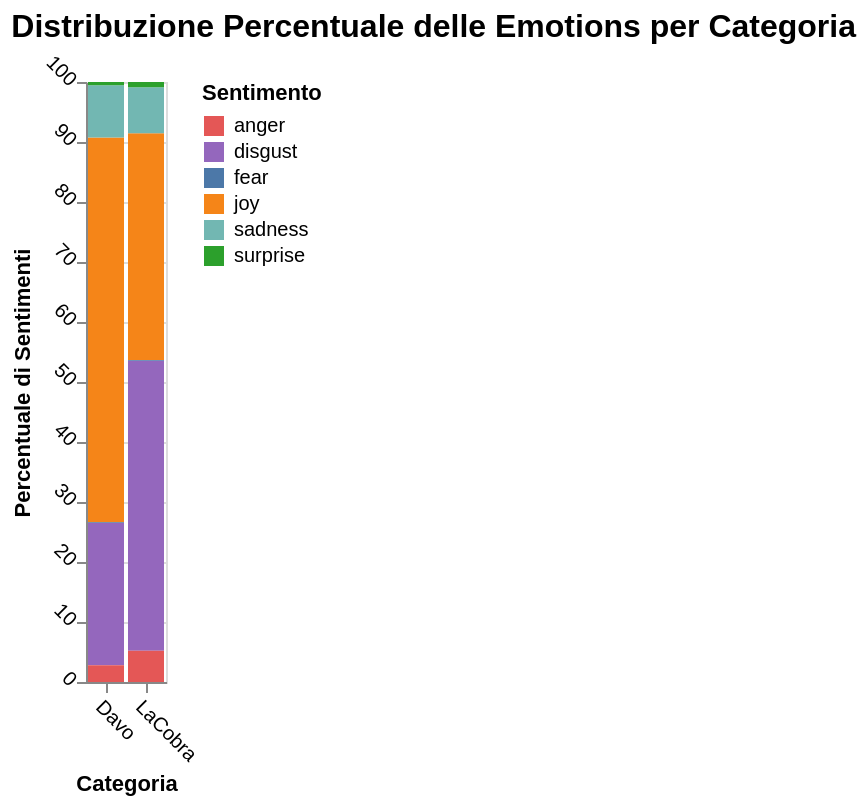

The specification (Vega-Lite) saved for this image:
### Vega-Lite specification from a JSON file in a GitHub repository (floating-point values rounded to 4 significant figures)
{"config": {"view": {"continuousWidth": 300, "continuousHeight": 300}, "axis": {"labelAngle": 45}, "title": {"anchor": "start", "color": "black", "fontSize": 16}}, "data": {"name": "data-33a56d86af721ff9e03bc9884909464f"}, "mark": {"type": "bar"}, "encoding": {"color": {"field": "Sentimento", "scale": {"domain": ["anger", "disgust", "fear", "joy", "sadness", "surprise"], "range": ["#e45756", "#9467bd", "#4c78a8", "#f58518", "#72b7b2", "#2ca02c"]}, "type": "nominal"}, "order": {"field": "Sentimento", "sort": "ascending", "type": "nominal"}, "tooltip": [{"field": "Categoria", "type": "nominal"}, {"field": "Sentimento", "type": "nominal"}, {"field": "Percentuale", "type": "quantitative"}], "x": {"field": "Categoria", "title": "Categoria", "type": "nominal"}, "y": {"field": "Percentuale", "title": "Percentuale di Sentimenti", "type": "quantitative"}}, "title": "Distribuzione Percentuale delle Emotions per Categoria", "width": "container", "$schema": "https://vega.github.io/schema/vega-lite/v5.6.1.json", "datasets": {"data-33a56d86af721ff9e03bc9884909464f": [{"Sentimento": "joy", "Categoria": "Davo", "Numero": 709, "Totale": 1105, "Percentuale": 64.16}, {"Sentimento": "disgust", "Categoria": "Davo", "Numero": 262, "Totale": 1105, "Percentuale": 23.71}, {"Sentimento": "sadness", "Categoria": "Davo", "Numero": 96, "Totale": 1105, "Percentuale": 8.688}, {"Sentimento": "anger", "Categoria": "Davo", "Numero": 31, "Totale": 1105, "Percentuale": 2.805}, {"Sentimento": "surprise", "Categoria": "Davo", "Numero": 6, "Totale": 1105, "Percentuale": 0.543}, {"Sentimento": "fear", "Categoria": "Davo", "Numero": 1, "Totale": 1105, "Percentuale": 0.0905}, {"Sentimento": "joy", "Categoria": "LaCobra", "Numero": 22048, "Totale": 58382, "Percentuale": 37.77}, {"Sentimento": "disgust", "Categoria": "LaCobra", "Numero": 28205, "Totale": 58382, "Percentuale": 48.31}, {"Sentimento": "sadness", "Categoria": "LaCobra", "Numero": 4492, "Totale": 58382, "Percentuale": 7.694}, {"Sentimento": "anger", "Categoria": "LaCobra", "Numero": 3052, "Totale": 58382, "Percentuale": 5.228}, {"Sentimento": "surprise", "Categoria": "LaCobra", "Numero": 500, "Totale": 58382, "Percentuale": 0.8564}, {"Sentimento": "fear", "Categoria": "LaCobra", "Numero": 85, "Totale": 58382, "Percentuale": 0.1456}]}}
